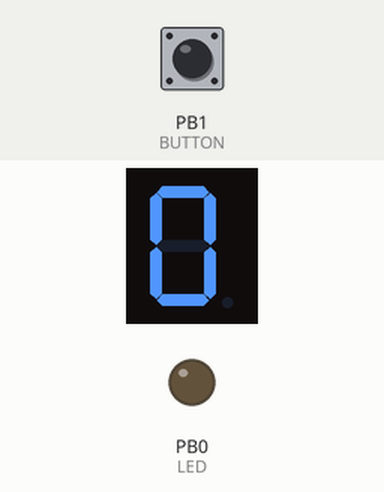
Recording of a sketch running on a simulated STM32 Blue Pill. Parts: 1-digit seven-segment display, output pins drawn as LEDs (lit = HIGH). Wiring (inferred from the names in the program): 1-digit 7-segment display, segments lit when LOW: segments PA7, PA6, PA4, PA2, PA1, PA10, PA9. Inputs (shaded band) come from the test bench; at power-on: PB1 (BUTTON) LOW. The segment pins are drawn as the display they are named for; pins used as bus, display or sensor lines are not drawn.

Above: at 1.2 s.
1.3 s: PB1 (BUTTON) pulled HIGH for 1 s
At 2.4 s:
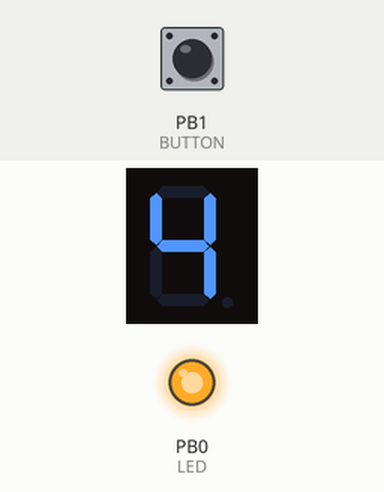
3.8 s: PB1 (BUTTON) pulled HIGH for 0.15 s
At 4.8 s:
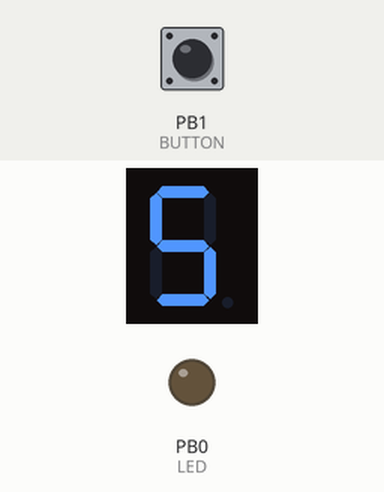
5.4 s: PB1 (BUTTON) pulled HIGH for 0.15 s
At 6.1 s:
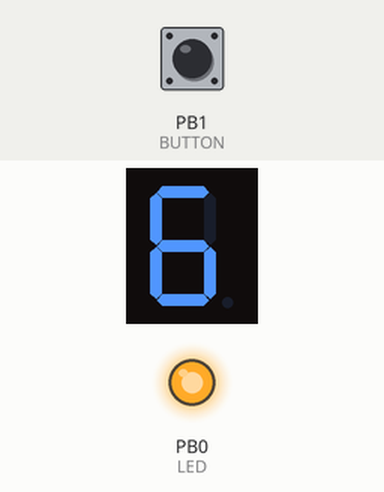
7.0 s: PB1 (BUTTON) pulled HIGH for 1 s
At 9.1 s:
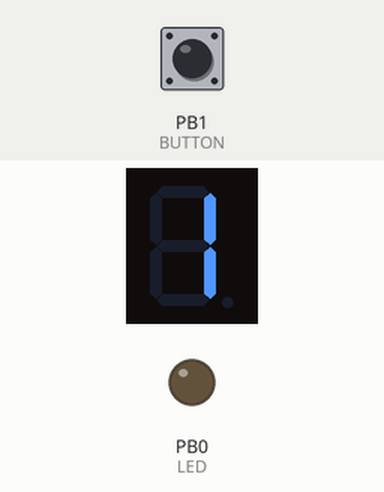
9.5 s: PB1 (BUTTON) pulled HIGH for 3.2 s
At 13.9 s:
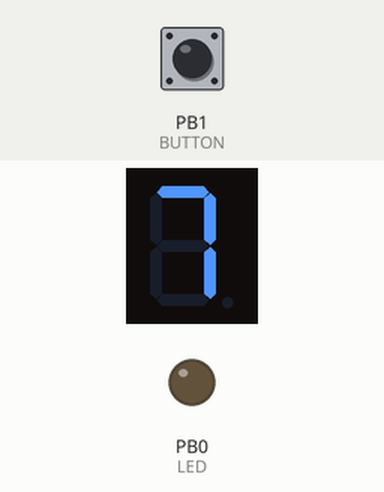
Timing chart, 0 to 15.2 s (numbered marks = the images above; inputs shaded):
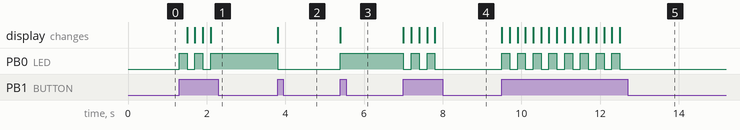

Measured:
- after the input at 1.3 s, PB0 (LED): alternates HIGH for 0.20 s and LOW for 0.20 s, 5 changes in all, then stays HIGH, starting at once; the display: first changes after 0.20 s (image 1 shows a later state)
- after the input at 3.8 s, PB0 (LED): HIGH → LOW at once; the display: changes at once (image 2)
- after the input at 5.4 s, PB0 (LED): LOW → HIGH at once; the display: changes at once (image 3)
- after the input at 7.0 s, PB0 (LED): alternates HIGH for 0.20 s and LOW for 0.20 s, 5 changes in all, then stays LOW, starting at once; the display: first changes at once (image 4 shows a later state)
- after the input at 9.5 s, PB0 (LED): alternates HIGH for 0.20 s and LOW for 0.20 s, 16 changes in all, then stays LOW, starting at once; the display: first changes at once (image 5 shows a later state)

The sketch:

countUP_when_the_button_pushed.ino
```cpp
#define LED PB0
#define LEDA PA7
#define LEDB PA6
#define LEDC PA4
#define LEDD PA2
#define LEDE PA1
#define LEDF PA10
#define LEDG PA9
#define BUTTON PB1

void display_segments(int number)
{
  digitalWrite(LEDA, HIGH);
  digitalWrite(LEDB, HIGH);
  digitalWrite(LEDC, HIGH);
  digitalWrite(LEDD, HIGH);
  digitalWrite(LEDE, HIGH);
  digitalWrite(LEDF, HIGH);
  digitalWrite(LEDG, HIGH);
  switch (number)
  {
    case 0:
      // A、B、C、D、E、F点灯
      digitalWrite(LEDA, LOW);
      digitalWrite(LEDB, LOW);
      digitalWrite(LEDC, LOW);
      digitalWrite(LEDD, LOW);
      digitalWrite(LEDE, LOW);
      digitalWrite(LEDF, LOW);
      break;
    case 1:
      // B、C点灯
      digitalWrite(LEDB, LOW);
      digitalWrite(LEDC, LOW);
      break;
    case 2:
      // A、B、D、E、G点灯
      digitalWrite(LEDA, LOW);
      digitalWrite(LEDB, LOW);
      digitalWrite(LEDD, LOW);
      digitalWrite(LEDE, LOW);
      digitalWrite(LEDG, LOW);
      break;
    case 3:
      // A、B、C、D、G点灯
      digitalWrite(LEDA, LOW);
      digitalWrite(LEDB, LOW);
      digitalWrite(LEDC, LOW);
      digitalWrite(LEDD, LOW);
      digitalWrite(LEDG, LOW);
      break;
    case 4:
      // B、C、F、G点灯
      digitalWrite(LEDB, LOW);
      digitalWrite(LEDC, LOW);
      digitalWrite(LEDF, LOW);
      digitalWrite(LEDG, LOW);
      break;
    case 5:
      // A、C、D、F、G点灯
      digitalWrite(LEDA, LOW);
      digitalWrite(LEDC, LOW);
      digitalWrite(LEDD, LOW);
      digitalWrite(LEDF, LOW);
      digitalWrite(LEDG, LOW);
      break;
    case 6:
      // A、C、D、E、F、G点灯
      digitalWrite(LEDA, LOW);
      digitalWrite(LEDC, LOW);
      digitalWrite(LEDD, LOW);
      digitalWrite(LEDE, LOW);
      digitalWrite(LEDF, LOW);
      digitalWrite(LEDG, LOW);
      break;
    case 7:
      // A、B、C点灯
      digitalWrite(LEDA, LOW);
      digitalWrite(LEDB, LOW);
      digitalWrite(LEDC, LOW);
      break;
    case 8:
      // A、B、C、D、E、F、G点灯
      digitalWrite(LEDA, LOW);
      digitalWrite(LEDB, LOW);
      digitalWrite(LEDC, LOW);
      digitalWrite(LEDD, LOW);
      digitalWrite(LEDE, LOW);
      digitalWrite(LEDF, LOW);
      digitalWrite(LEDG, LOW);
      break;
    case 9:
      // A、B、C、D、F、G点灯
      digitalWrite(LEDA, LOW);
      digitalWrite(LEDB, LOW);
      digitalWrite(LEDC, LOW);
      digitalWrite(LEDD, LOW);
      digitalWrite(LEDF, LOW);
      digitalWrite(LEDG, LOW);
      break;
    default:
      break;
  }
}

void setup() {
  pinMode(LED, OUTPUT);
  pinMode(LEDA, OUTPUT);
  pinMode(LEDB, OUTPUT);
  pinMode(LEDC, OUTPUT);
  pinMode(LEDD, OUTPUT);
  pinMode(LEDE, OUTPUT);
  pinMode(LEDF, OUTPUT);
  pinMode(LEDG, OUTPUT);
  pinMode(BUTTON, INPUT);
  digitalWrite(LED, LOW);
  digitalWrite(LEDA, HIGH);
  digitalWrite(LEDB, HIGH);
  digitalWrite(LEDC, HIGH);
  digitalWrite(LEDD, HIGH);
  digitalWrite(LEDE, HIGH);
  digitalWrite(LEDF, HIGH);
  digitalWrite(LEDG, HIGH);
  display_segments(0);
}

int counter;

void loop() {
  if (digitalRead(BUTTON))
  {
    digitalWrite(LED, !digitalRead(LED));
    display_segments(counter ++);
    if (counter == 10)
      counter = 0;
    delay(200);
  }
}
```
